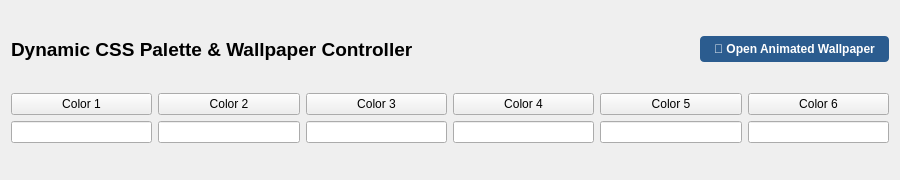
<?xml version="1.0" encoding="UTF-8"?>
<ui version="4.0">
 <class>Form</class>
 <widget class="QWidget" name="Form">
  <property name="geometry">
   <rect>
    <x>0</x>
    <y>0</y>
    <width>900</width>
    <height>180</height>
   </rect>
  </property>
  <property name="windowTitle">
   <string>CSS Animated Wallpaper Color Controller</string>
  </property>
  <layout class="QVBoxLayout" name="mainLayout">
   <item>
    <layout class="QHBoxLayout" name="topBarLayout">
     <item>
      <widget class="QLabel" name="titleLabel">
       <property name="text">
        <string>Dynamic CSS Palette &amp; Wallpaper Controller</string>
       </property>
       <property name="styleSheet">
        <string>font-size: 14pt; font-weight: bold;</string>
       </property>
      </widget>
     </item>
     <item>
      <spacer name="horizontalSpacer">
       <property name="orientation">
        <enum>Qt::Horizontal</enum>
       </property>
       <property name="sizeHint" stdset="0">
        <size>
         <width>40</width>
         <height>20</height>
        </size>
       </property>
      </spacer>
     </item>
     <item>
      <widget class="QPushButton" name="btnOpenWeb">
       <property name="text">
        <string>🌐 Open Animated Wallpaper</string>
       </property>
       <property name="styleSheet">
        <string>padding: 6px 14px; font-weight: bold; background-color: #2b5c8f; color: white; border-radius: 4px;</string>
       </property>
      </widget>
     </item>
    </layout>
   </item>
   <item>
    <layout class="QHBoxLayout" name="horizontalLayout">
     <item>
      <layout class="QVBoxLayout" name="verticalLayout">
       <item>
        <widget class="QPushButton" name="cb1">
         <property name="text">
          <string>Color 1</string>
         </property>
         <property name="minimumHeight">
          <number>36</number>
         </property>
        </widget>
       </item>
       <item>
        <widget class="QLineEdit" name="cl1"/>
       </item>
      </layout>
     </item>
     <item>
      <layout class="QVBoxLayout" name="verticalLayout_2">
       <item>
        <widget class="QPushButton" name="cb2">
         <property name="text">
          <string>Color 2</string>
         </property>
         <property name="minimumHeight">
          <number>36</number>
         </property>
        </widget>
       </item>
       <item>
        <widget class="QLineEdit" name="cl2"/>
       </item>
      </layout>
     </item>
     <item>
      <layout class="QVBoxLayout" name="verticalLayout_3">
       <item>
        <widget class="QPushButton" name="cb3">
         <property name="text">
          <string>Color 3</string>
         </property>
         <property name="minimumHeight">
          <number>36</number>
         </property>
        </widget>
       </item>
       <item>
        <widget class="QLineEdit" name="cl3"/>
       </item>
      </layout>
     </item>
     <item>
      <layout class="QVBoxLayout" name="verticalLayout_4">
       <item>
        <widget class="QPushButton" name="cb4">
         <property name="text">
          <string>Color 4</string>
         </property>
         <property name="minimumHeight">
          <number>36</number>
         </property>
        </widget>
       </item>
       <item>
        <widget class="QLineEdit" name="cl4"/>
       </item>
      </layout>
     </item>
     <item>
      <layout class="QVBoxLayout" name="verticalLayout_5">
       <item>
        <widget class="QPushButton" name="cb5">
         <property name="text">
          <string>Color 5</string>
         </property>
         <property name="minimumHeight">
          <number>36</number>
         </property>
        </widget>
       </item>
       <item>
        <widget class="QLineEdit" name="cl5"/>
       </item>
      </layout>
     </item>
     <item>
      <layout class="QVBoxLayout" name="verticalLayout_6">
       <item>
        <widget class="QPushButton" name="cb6">
         <property name="text">
          <string>Color 6</string>
         </property>
         <property name="minimumHeight">
          <number>36</number>
         </property>
        </widget>
       </item>
       <item>
        <widget class="QLineEdit" name="cl6"/>
       </item>
      </layout>
     </item>
    </layout>
   </item>
  </layout>
 </widget>
 <resources/>
 <connections/>
</ui>
